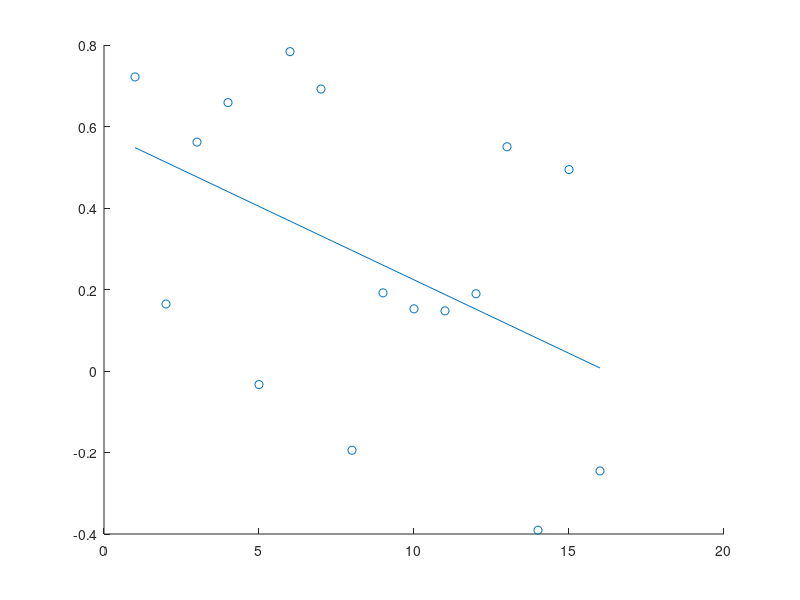
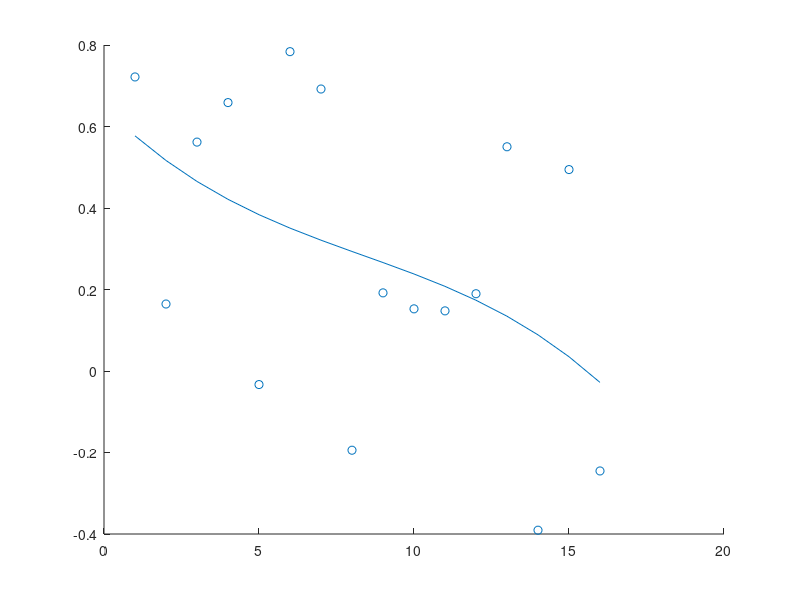

MATLAB code for these plots, in order:
%Compute orthoprojection

N=16;
X=linspace(1,N,N);
Y=rand(N,1)+randn*linspace(0,1,N)';
U=ones(N,1);

A=[X' U];
C=inv(A'*A)*A'*Y
x_est=C(1)*X+C(2)*U';

figure(1)
scatter(X,Y)
hold on
plot(X,x_est)
hold off


A=[(X.*X.*X)' (X.*X)' X' U];
C=inv(A'*A)*A'*Y
x_est_2=C(1)*(X.*X.*X)+C(2)*(X.*X)+C(3)*X+C(4)*U';

figure(2)
scatter(X,Y)
hold on
plot(X,x_est_2)
hold off